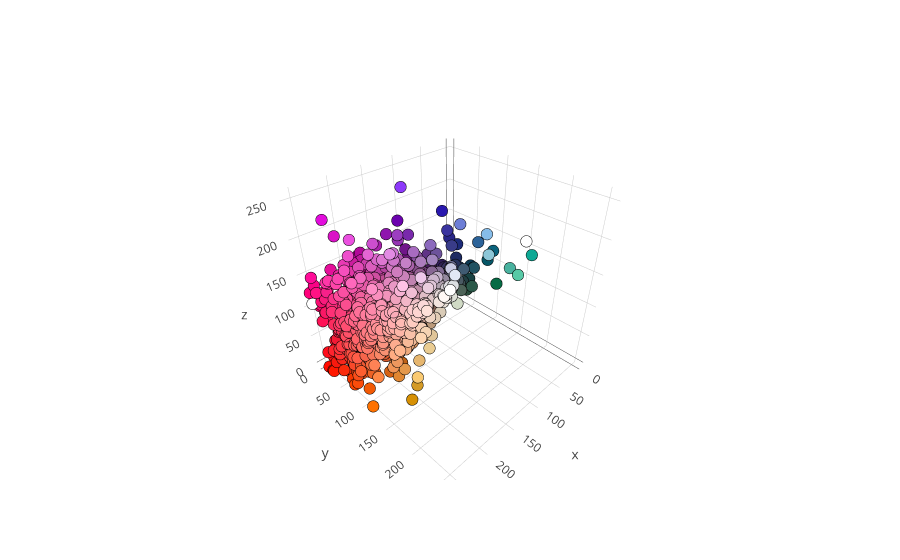

Notebook cell for this chart:
### Code cell
import plotly.graph_objs as go
from plotly.offline import download_plotlyjs, init_notebook_mode, plot, iplot

init_notebook_mode(connected=True)

scatter = go.Scatter3d(
    x=raw[:, 0],
    y=raw[:, 1],
    z=raw[:, 2],
    mode='markers',
    marker=dict(
        size=4,
        color=raw,
        line=dict(
            color="black",
            width=0.2,
        ),
    )
)

iplot([scatter])
# plot([scatter], filename="raw colors.html")

### Figure 1 — Plotly figure (JSON) as saved in the notebook; plotly's stock layout.template omitted (floating-point values rounded to 4 significant figures; data arrays with more than 128 entries replaced by an {"elided": "..."} marker saying what was removed)
{"data": [{"marker": {"color": {"elided": "2983x3 int values"}, "line": {"color": "black", "width": 0.2}, "size": 4}, "mode": "markers", "type": "scatter3d", "uid": "9d0fc17d-7e0d-44c5-af09-fd013d75aa96", "x": {"elided": "2983 int values"}, "y": {"elided": "2983 int values"}, "z": {"elided": "2983 int values"}}], "layout": {}}
